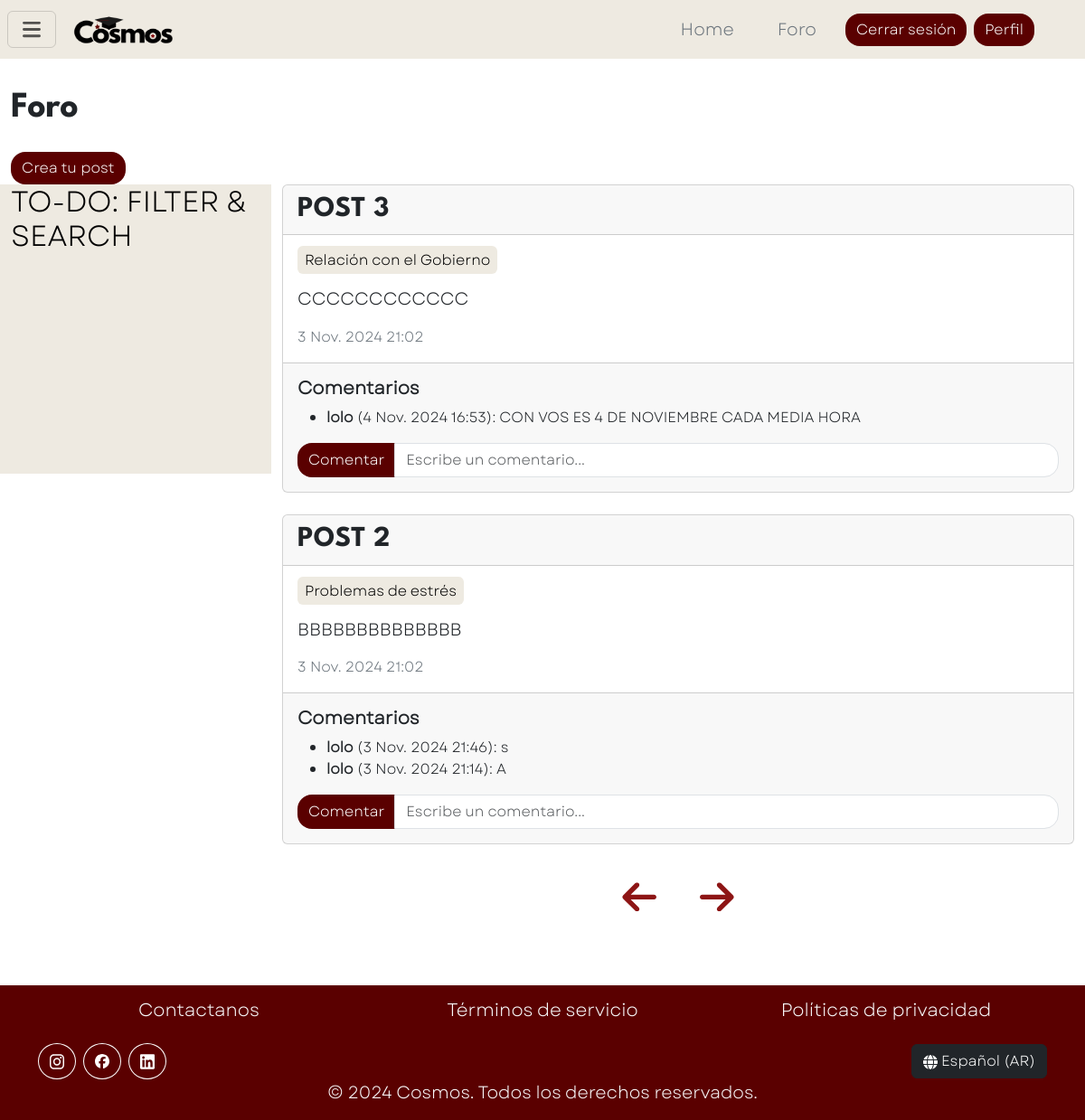
Page /blog/?page=2 (signed in) on the earlier database version.
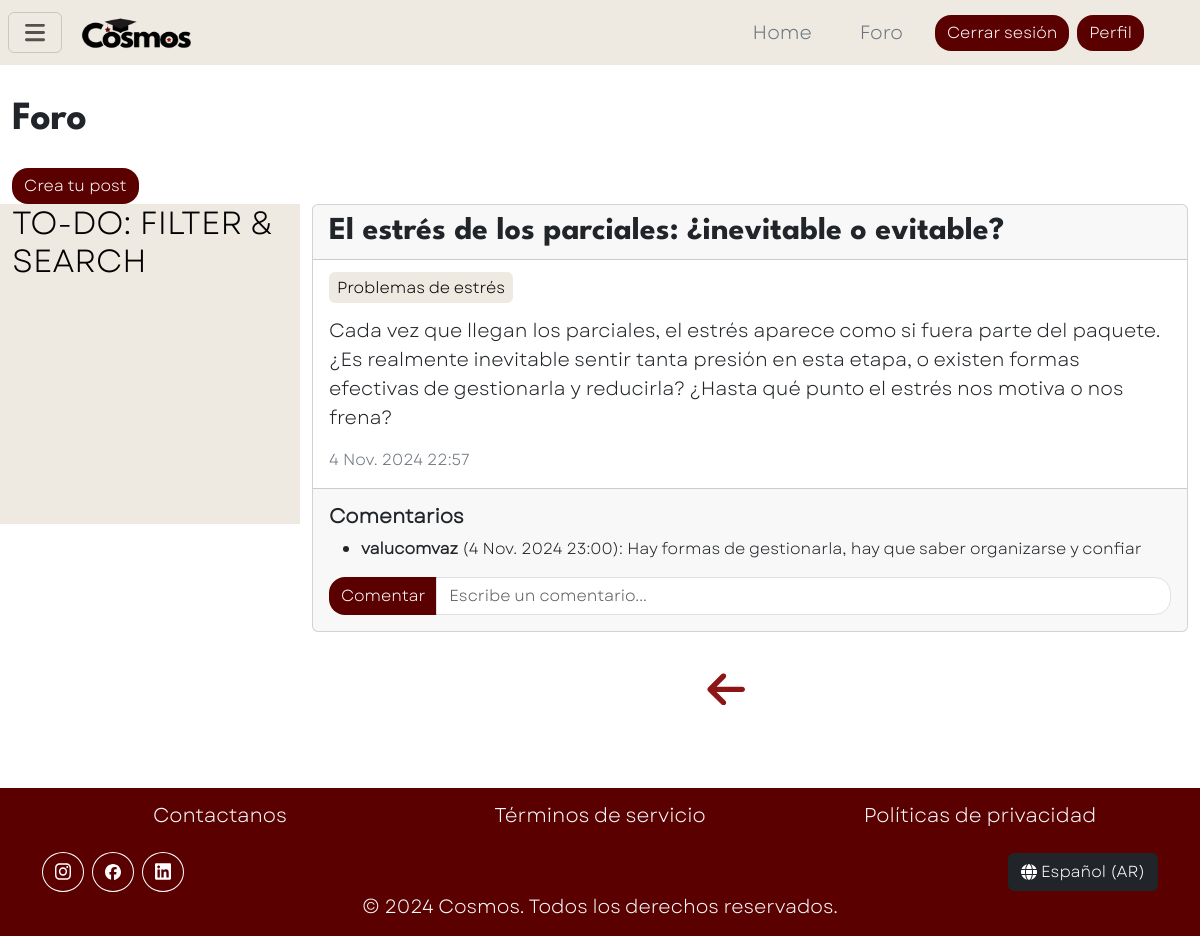
Same page on the later database version.
### blog_app/models.py (models this page shows, shortened)
class Post(models.Model):
    id = models.AutoField(primary_key=True)
    title = models.CharField(max_length=50)
    content = models.TextField()
    topic = models.ManyToManyField(Topic)
    date = models.DateTimeField(auto_now_add=True)
    author = models.ForeignKey(User, on_delete=models.CASCADE)

class Topic(models.Model):
    id = models.AutoField(primary_key=True)
    name = models.CharField(max_length=50)
    class Meta: verbose_name="Topic"; verbose_name_plural="Topics"

class Comment(models.Model):
    id = models.AutoField(primary_key=True)
    content = models.TextField()
    date = models.DateTimeField(auto_now_add=True)
    author = models.ForeignKey(User, on_delete=models.CASCADE)
    post = models.ForeignKey(Post, on_delete=models.CASCADE, related_name='comments')

### blog_app/views.py (the view)
# urls.py: path('', blog_view , name="view"),
@login_required(login_url='auth:login')
def blog_view(request):
    if request.method=='POST':
        post = request.POST.get("post")
        content = request.POST.get("comment")
        user = request.user;
        Comment.objects.create(post=Post.objects.get(id=post), content=content, author=user)
        return redirect('blog:view')
    ctx = {"cats":Cat.objects.order_by("name")}
    posts = Post.objects.order_by("-date")
    paginator = Paginator(posts, 2)
    page = request.GET.get('page', 1)
    posts = paginator.get_page(page)
    ctx["posts"]=posts
    return render(request, 'blog.html', ctx)

### uni_app/models.py (called while the page is built)
    def __str__(self): return f"{self.name}"

### blog_app/templates/blog.html (shortened to what this page needs)
{% extends "base.html" %}{% block title %}Foro{% endblock %}
{% block content %}
    {% load static %}
    <h2 class="title fs-1 mb-4">Foro</h2> <a href="{% url 'blog:make' %}" class="btn btn-styles">Crea tu post</a>
    <div class="row">
        <div class="col-3 bg-cream sticky-col">
            <h2>TO-DO: FILTER & SEARCH</h2>
        </div>
        <div class="col-9">
            {% for i in posts %}
                <div class="card mb-4">
                    <div class="card-header"><h2 class="card-title mb-0 title">{{i.title}}</h2></div>
                    <div class="card-body">
                        <p class="text-secondary fs-6">
                            {%for j in i.topic.all%} <span class="py-1 px-2 rounded bg-cream fs-6">{{j.name}}</span> {%endfor%}
                        </p>
                        <p>{{i.content}}</p>
                        <p class="text-secondary mb-0 fs-6">{{i.date}}</p>
                    </div>
                    <div class="card-footer py-3">
                        <h5 class="mb-2 fw-bold">Comentarios</h5>
                        <ul class="fs-6">
                            {% for j in i.comments.all|dictsortreversed:"date" %}
                            <li><span class="fw-bold">{{j.author}}</span> ({{j.date}}): {{j.content}}</li>
                            {% empty %}<li>No hay comentarios</li>{% endfor %}
                        </ul>
                        <form action="#" method="post" class="input-group">
                            <input type="submit" class="btn btn-styles z-0" value="Comentar">
                            <input class="form-control rounded-end-4" name="comment" placeholder="Escribe un comentario...">
                        </form>
                    </div>
                </div>
            {%empty%} <h4 class="title">No hay posts disponibles</h4> {%endfor%}
            <section class="clear text-center mt-2">
                {% if posts.has_previous %}<a class="fs-1 links" href="?page={{ posts.previous_page_number }}"><img src="{% static 'svg/arrow-up-solid.svg' %}" style="width: 2rem; transform: rotate(-90deg);"></a>{% endif %}
                {% if posts.has_next %}<a class="fs-1 links" href="?page={{ posts.next_page_number }}"><img src="{% static 'svg/arrow-up-solid.svg' %}" style="width: 2rem; transform: rotate(90deg);"></a>{% endif %}
            </section>
        </div>
    </div>
{% endblock %}

Differences in the rows shown:
removed Post: title "POST 3", content "CCCCCCCCCCCC", date "3 Nov. 2024 21:02"
no longer on this page (row unchanged): Topic: name "Relación con el Gobierno", shown under "POST 3"
removed Comment: author "lolo", date "4 Nov. 2024 16:53", content "CON VOS ES 4 DE NOVIEMBRE CADA MEDIA HORA", shown under "POST 3"
removed Post: title "POST 2", content "BBBBBBBBBBBBBB", date "3 Nov. 2024 21:02", Topic (name "Problemas de estrés")
removed Comment: author "lolo", date "3 Nov. 2024 21:46", content "s", shown under "POST 2"
removed Comment: author "lolo", date "3 Nov. 2024 21:14", content "A", shown under "POST 2"
added Post: title "El estrés de los parciales: ¿inevitable o evitable?", content "Cada vez que llegan los parciales, el estrés aparece como si fuera parte del paquete. ¿Es realmente inevitable sentir tanta presión en esta etapa, o existen formas efectivas de gestionarla y reducirla? ¿Hasta qué punto el estrés nos motiva o nos frena?", date "4 Nov. 2024 22:57", Topic (name "Problemas de estrés")
added Comment: author "valucomvaz", date "4 Nov. 2024 23:00", content "Hay formas de gestionarla, hay que saber organizarse y confiar", shown under "El estrés de los parciales: ¿inevitable o evitable?"
